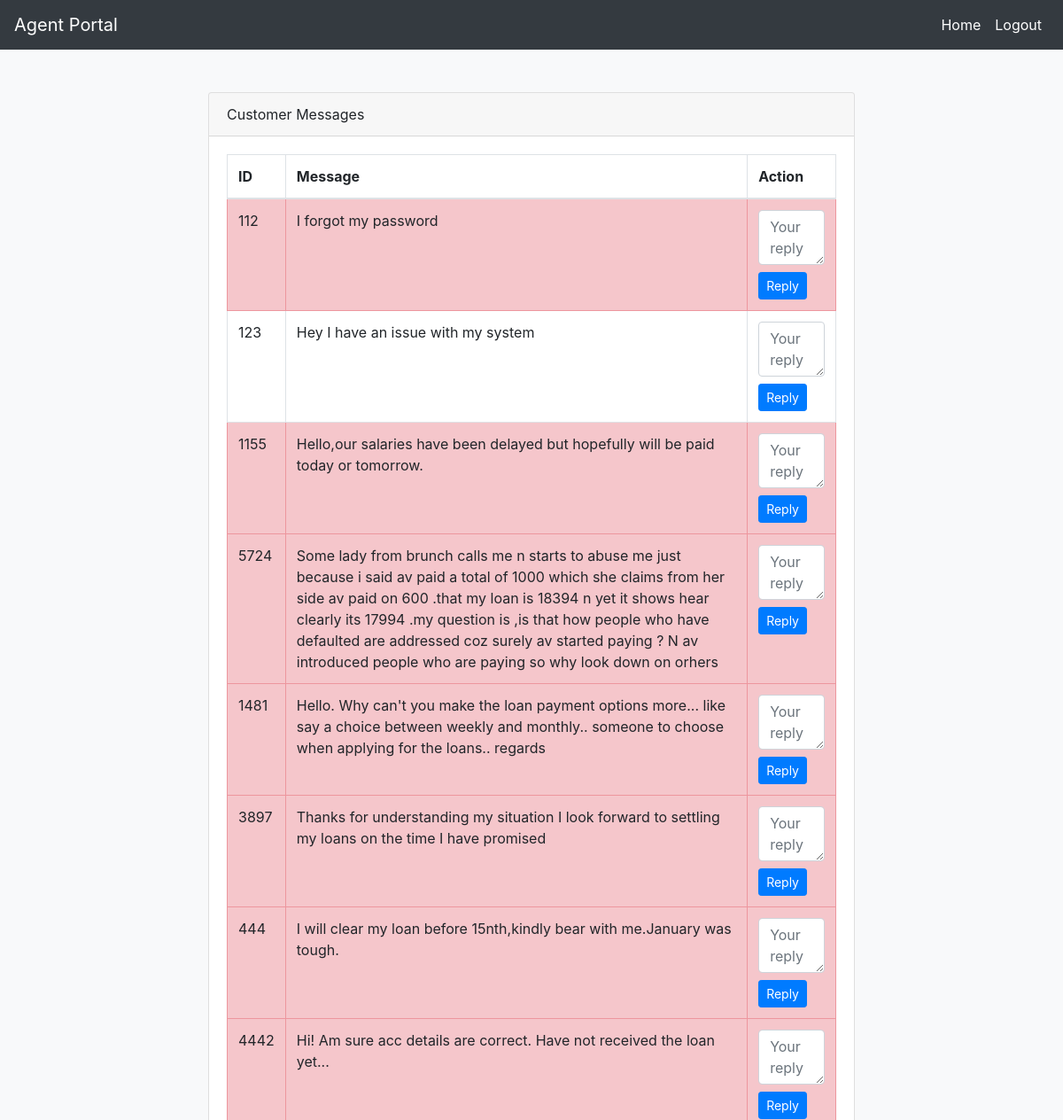
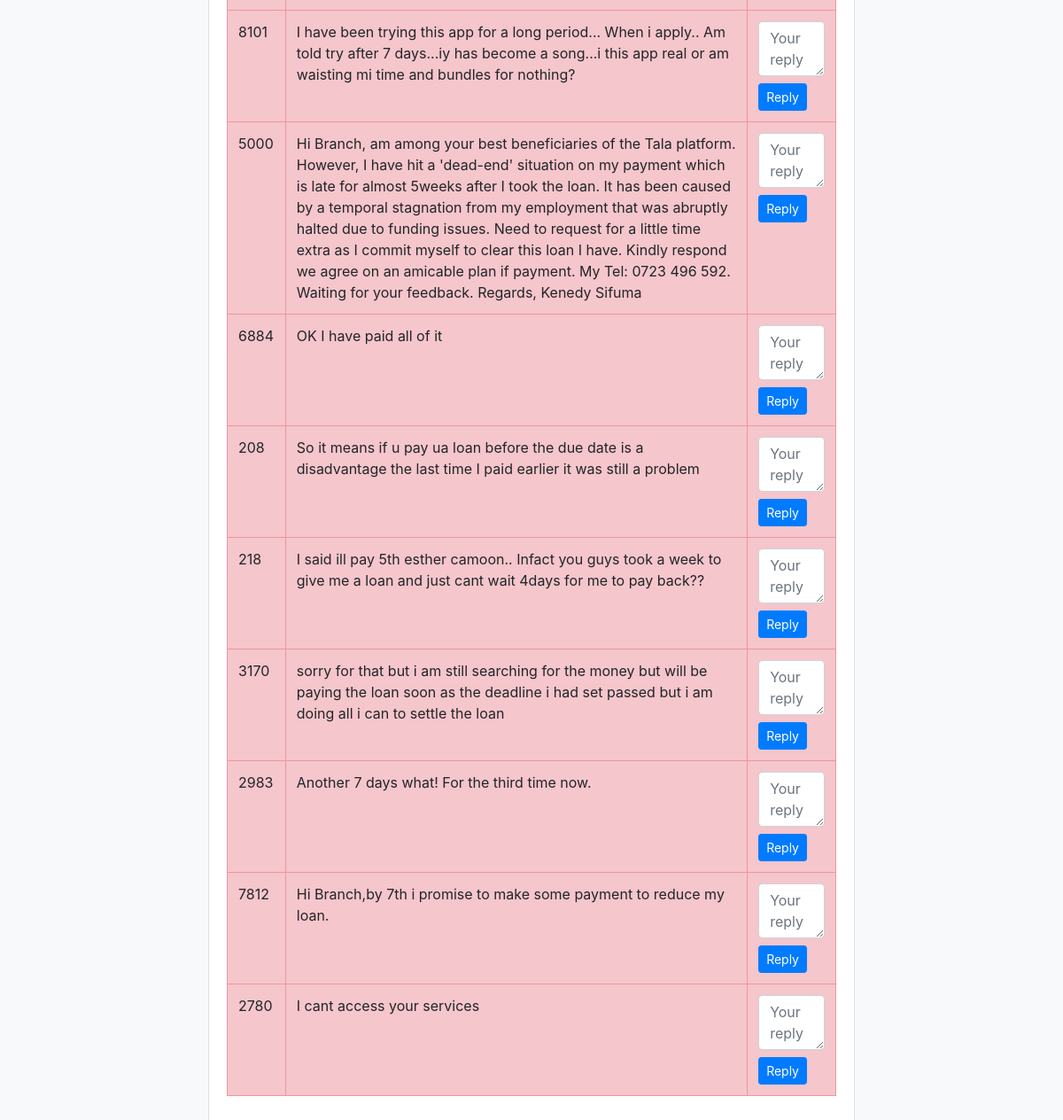
Page /agent_portal (signed in) on the committed database (2 pictures, top to bottom).
### tables this page shows
CREATE TABLE customer_messages
                     (id INTEGER PRIMARY KEY, message TEXT,timestamp DATETIME DEFAULT CURRENT_TIMESTAMP, replied BOOLEAN DEFAULT FALSE);

### app.py (the view)
@app.route('/agent_portal')
def agent_portal():
    if not session.get('logged_in'):
        flash('Please login first!')
        return redirect(url_for('agentlogin'))
    agent_id = session['user_id']
    print("Agent ID: ", agent_id) # For debugging purposes
    with sqlite3.connect('messages.db') as conn:
        c = conn.cursor()
        c.execute('SELECT id FROM customer_messages WHERE id NOT IN (SELECT message_id FROM message_assignments) LIMIT 1')
        message = c.fetchone()
        if message:
            message_id = message[0]
            c.execute('INSERT INTO message_assignments (message_id, agent_id, timestamp) VALUES (?, ?, datetime("now"))', (message_id, agent_id))
            conn.commit()
    with sqlite3.connect('messages.db') as conn:
        c = conn.cursor()
        c.execute('''
            SELECT c.id, c.message, c.timestamp ,c.replied
            FROM customer_messages c
            INNER JOIN message_assignments a ON c.id = a.message_id
            WHERE a.agent_id = ?
            ORDER BY c.timestamp DESC''', (agent_id,))
        messages = c.fetchall()
    print("Fetched Messages: ", messages) # For debugging purposes
    return render_template('agents_portal.html', messages=messages)

### templates/agents_portal.html (shortened to what this page needs)
<!DOCTYPE html>
<html>
  <head>
    <link
      href="https://maxcdn.bootstrapcdn.com/bootstrap/4.5.2/css/bootstrap.min.css"
      rel="stylesheet"
    />
  </head>
  <body class="bg-light">
    <nav class="navbar navbar-expand-lg navbar-dark bg-dark">
      <a class="navbar-brand text-white" href="#">Agent Portal</a>
      <div class="collapse navbar-collapse">
        <ul class="navbar-nav ml-auto">
          <li class="nav-item">
            <a class="nav-link text-white" href="/">Home</a>
          </li>
          <li class="nav-item">
            <a class="nav-link text-white" href="/logout">Logout</a>
          </li>
        </ul>
      </div>
    </nav>
    <div class="container mt-5">
      <div class="row justify-content-center">
        <div class="col-md-8">
          <div class="card">
            <div class="card-header">Customer Messages</div>
            <div class="card-body">
              <table class="table table-bordered">
                <thead>
                  <tr>
                    <th>ID</th>
                    <th>Message</th>
                    <th>Action</th>
                  </tr>
                </thead>
                <tbody>
                  {% for msg in messages %}
                  <tr class="{{ 'table-danger' if not msg[3] else '' }}">
                    <td>{{ msg[0] }}</td>
                    <td>{{ msg[1] }}</td>
                    <td>
                      <form action="/reply" method="post">
                        <textarea
                          class="form-control mb-2"
                          name="reply"
                          rows="2"
                          placeholder="Your reply"
                        ></textarea>
                        <button type="submit" class="btn btn-sm btn-primary">
                          Reply
                        </button>
                      </form>
                    </td>
                  </tr>
                  {% endfor %}
                </tbody>
              </table>
            </div>
          </div>
        </div>
      </div>
    </div>
  </body>
</html>

### rows in the picture
customer_messages: id "112", message "I forgot my password"
customer_messages: id "123", message "Hey I have an issue with my system"
customer_messages: id "1155", message "Hello,our salaries have been delayed but hopefully will be paid today or tomorrow."
customer_messages: id "5724", message "Some lady from brunch calls me n starts to abuse me just because i said av paid a total of 1000 which she claims from her side av paid on 600 .that my loan is 18394 n yet it shows hear clearly its 17994 .my question is ,is that how people who have defaulted are addressed coz surely av started paying ? N av introduced people who are paying so why look down on orhers"
customer_messages: id "1481", message "Hello. Why can't you make the loan payment options more... like say a choice between weekly and monthly.. someone to choose when applying for the loans.. regards"
customer_messages: id "3897", message "Thanks for understanding my situation I look forward to settling my loans on the time I have promised"
customer_messages: id "444", message "I will clear my loan before 15nth,kindly bear with me.January was tough."
customer_messages: id "4442", message "Hi! Am sure acc details are correct. Have not received the loan yet..."
customer_messages: id "8101", message "I have been trying this app for a long period... When i apply.. Am told try after 7 days...iy has become a song...i this app real or am waisting mi time and bundles for nothing?"
customer_messages: id "5000", message "Hi Branch, am among your best beneficiaries of the Tala platform. However, I have hit a 'dead-end' situation on my payment which is late for almost 5weeks after I took the loan. It has been caused by a temporal stagnation from my employment that was abruptly halted due to funding issues. Need to request for a little time extra as I commit myself to clear this loan I have. Kindly respond we agree on an amicable plan if payment. My Tel: 0723 496 592. Waiting for your feedback. Regards, Kenedy Sifuma"
customer_messages: id "6884", message "OK I have paid all of it"
customer_messages: id "208", message "So it means if u pay ua loan before the due date is a disadvantage the last time I paid earlier it was still a problem"
customer_messages: id "218", message "I said ill pay 5th esther camoon.. Infact you guys took a week to give me a loan and just cant wait 4days for me to pay back??"
customer_messages: id "3170", message "sorry for that but i am still searching for the money but will be paying the loan soon as the deadline i had set passed but i am doing all i can to settle the loan"
customer_messages: id "2983", message "Another 7 days what! For the third time now."
customer_messages: id "7812", message "Hi Branch,by 7th i promise to make some payment to reduce my loan."
customer_messages: id "2780", message "I cant access your services"
